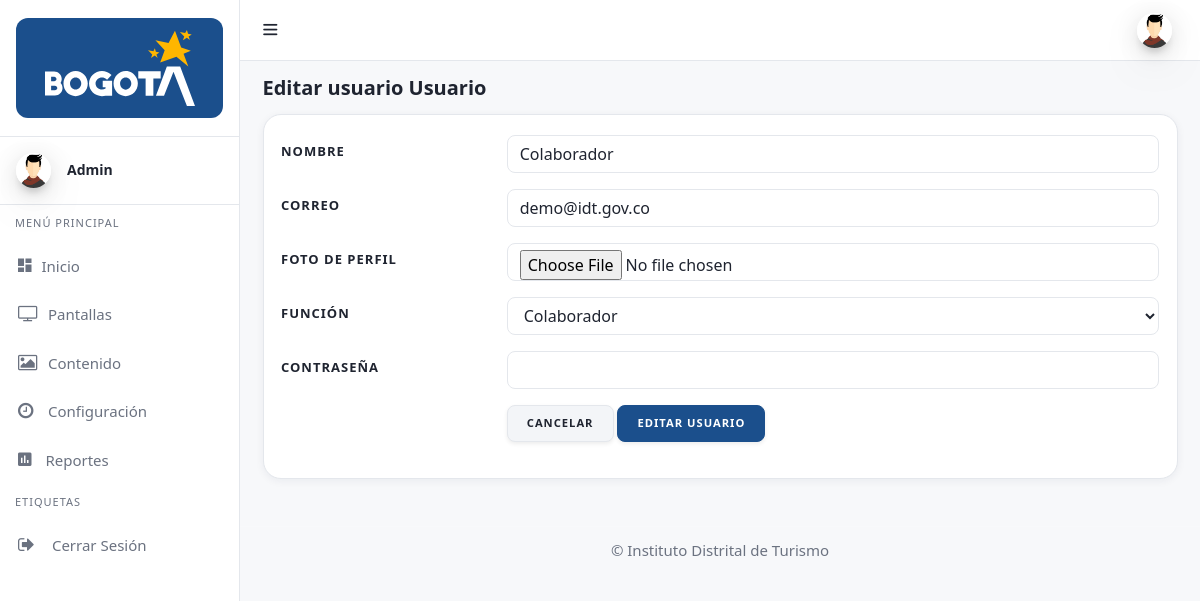
The page /admin/editar_usuario.php?id=9 (signed in) on the database its author committed.
### tables this page shows
CREATE TABLE `usuarios` (
  `ID` int(11) NOT NULL,
  `Nombre` varchar(80) NOT NULL,
  `Correo` varchar(80) NOT NULL,
  `Foto_Usuario` varchar(80) NOT NULL,
  `Funcion` int(11) NOT NULL,
  `Password` varchar(50) NOT NULL
);

CREATE TABLE `funciones_usuario` (
  `ID` int(11) NOT NULL,
  `Funcion` varchar(80) NOT NULL
);

### admin/editar_usuario.php (the view, shortened to what this page needs)
<?php
include 'assets/php/Conexion_DB.php';
$id = $_SESSION['id_Correo'];
$sql = "SELECT usuarios.ID, usuarios.Nombre, usuarios.Correo, usuarios.Foto_Usuario, funciones_usuario.Funcion FROM usuarios INNER JOIN funciones_usuario ON usuarios.Funcion = funciones_usuario.ID WHERE usuarios.ID = '$id' ";
$resultado = mysqli_query($conexion, $sql);
$datos = mysqli_fetch_array($resultado);
$name_user = $datos['Nombre'];
$mail_user = $datos['Correo'];
$foto_user = $datos['Foto_Usuario'];
$funcion_user = $datos['Funcion'];
$edit_id = $_GET['id'];
$consulta_users = "SELECT usuarios.ID, usuarios.Nombre, usuarios.Correo, usuarios.Foto_Usuario, funciones_usuario.Funcion FROM usuarios INNER JOIN funciones_usuario ON usuarios.Funcion = funciones_usuario.ID WHERE usuarios.ID = '$edit_id'";
$fila = mysqli_query($conexion, $consulta_users);
?>
<!DOCTYPE html>
<html lang="es">
<head>
  <link href="assets/plugins/simplebar/css/simplebar.css" rel="stylesheet"/>
  <link href="assets/css/bootstrap.min.css" rel="stylesheet"/>
  <link href="assets/css/animate.css" rel="stylesheet" type="text/css"/>
  <link href="assets/css/icons.css" rel="stylesheet" type="text/css"/>
  <link href="assets/css/sidebar-menu.css" rel="stylesheet"/>
  <link href="assets/css/app-style.css" rel="stylesheet"/>
</head>
<body class="bg-theme bg-theme2">
 <div id="wrapper">
	 <?php include 'assets/php/menu_lateral.php' ?>
	 <?php include 'assets/php/menu_superior.php' ?>
  <div class="content-wrapper">
    <div class="container-fluid">
	<div class="row pt-2 pb-2">
        <div class="col-sm-9">
			<h4 class="page-title">Editar usuario Usuario</h4>
	   </div>
     </div>
	<div class="row">
		<div class="col-lg-12">
        	<div class="card">
            	<div class="card-body">
					<form action="<?php echo $_SERVER['PHP_SELF']; ?>" method="POST" enctype="multipart/form-data" >
						<?php
						foreach ($fila as $edit_user){
						?>
                        <div class="form-group row">
                            <label class="col-lg-3 col-form-label form-control-label">Nombre</label>
                            <div class="col-lg-9">
                                <input class="form-control" type="text" maxlength="50" name="Nombre" value="<?php echo $edit_user['Nombre'] ?>" required>
                            </div>
                        </div>
                        <div class="form-group row">
                            <label class="col-lg-3 col-form-label form-control-label">Correo</label>
                            <div class="col-lg-9">
                                <input class="form-control" type="email" name="Correo" value="<?php echo $edit_user['Correo'] ?>" required>
                            </div>
                        </div>
                        <div class="form-group row">
                            <label class="col-lg-3 col-form-label form-control-label">Foto de perfil</label>
                            <div class="col-lg-9">
                                <input class="form-control" type="file" name="foto_usuario" size="150" maxlength="150" accept="image/*" >
                            </div>
                        </div>
						<div class="form-group row">
							<label for="basic-select" class="col-sm-3 col-form-label">Función</label>
							<div class="col-sm-9">
								<select class="form-control" id="default-select" name="funcion" required>
									<?php
									if($edit_user['Funcion'] == 'Colaborador'){
										echo '
											<option value="1">Administrador</option>
							 				<option value="2" selected>Colaborador</option>
										';
									}
									?>
								</select>
							</div>
						</div>
                        <div class="form-group row">
                            <label class="col-lg-3 col-form-label form-control-label">Contraseña</label>
                            <div class="col-lg-9">
                                <input class="form-control" name="Contrasena" type="password" required>
                            </div>
                        </div>
                        <div class="form-group row">
                            <label class="col-lg-3 col-form-label form-control-label"></label>
                            <div class="col-lg-9">
								<a href="usuarios.php" class="btn btn-secondary">Cancelar</a>
                                <input type="submit" name="edit_user" class="btn btn-primary" value="Editar Usuario">
                            </div>
                        </div>
						<?php
						}
						?>
                    </form>
			  	</div>
			</div>
		</div>
	</div>
    </div>
   </div>
	<footer class="footer">
      <div class="container">
        <div class="text-center">
           © Instituto Distrital de Turismo
        </div>
      </div>
    </footer>
  </div>
</body>
</html>

### admin/assets/php/menu_lateral.php (shortened to what this page needs)
<?php
function idt_avatar($foto, $correo, $class = '', $variant = 'circle') {
	$foto = trim((string) $foto);
	if ($foto !== '' && file_exists(__DIR__ . '/../../' . $foto)) {
		return '<img class="' . htmlspecialchars($class) . '" src="' . htmlspecialchars($foto) . '" alt="Foto de perfil">';
	}
	$inicial = strtoupper(substr(trim((string) $correo), 0, 1));
	$variantClass = $variant === 'block' ? 'avatar-initial-block' : 'avatar-initial';
	return '<span class="' . $variantClass . ' ' . htmlspecialchars($class) . '">' . htmlspecialchars($inicial) . '</span>';
}
?>
<div id="sidebar-wrapper" data-simplebar="" data-simplebar-auto-hide="true">
	<div class="brand-logo">
      <a href="index.php" class="brand-logo-link">
       <span class="brand-plate">
         <img src="assets/images/logo-bogota.svg" class="brand-logo-svg" alt="Bogotá">
       </span>
     </a>
   </div>
   <div class="user-details">
	  <div class="media align-items-center user-pointer collapsed" data-toggle="collapse" data-target="#user-dropdown">
	    <div class="avatar">
			<?php echo idt_avatar($foto_user, $mail_user, 'mr-3 side-user-img'); ?>
		  </div>
	     <div class="media-body">
	     <h6 class="side-user-name"><?php echo $name_user; ?></h6>
	    </div>
       </div>
     </div>
      <ul class="sidebar-menu do-nicescrol">
      <li class="sidebar-header">MENÚ PRINCIPAL</li>
      <li>
        <a href="inicio.php" class="waves-effect">
          <i class="zmdi zmdi-view-dashboard"></i><span>Inicio</span>
        </a>
      </li>
	  <li>
        <a href="modulos.php" class="waves-effect">
          <i class="fa fa-tv"></i><span>Pantallas</span>
        </a>
      </li>
	  <li>
        <a href="contenido.php" class="waves-effect">
          <i class="fa fa-picture-o"></i><span>Contenido</span>
        </a>
      </li>
	  <li>
        <a href="configuracion.php" class="waves-effect">
          <i class="fa fa-clock-o"></i><span>Configuración</span>
        </a>
      </li>
	<?php
		if($funcion_user == 'Administrador'){
			echo '
	<li>
        <a href="reporte_pantallas.php" class="waves-effect">
          <i class="zmdi zmdi-chart"></i> <span>Reportes</span>
        </a>
      </li>
			';
		}
	?>
      <li class="sidebar-header">ETIQUETAS</li>
      <li>
		  <a href="assets/php/logout.php" class="waves-effect"><i class="fa fa-sign-out"></i>
		  <span>Cerrar Sesión</span></a>
	   </li>
    </ul>
   </div>

### admin/assets/css/sidebar-menu.css (style rules this page uses)
.sidebar-menu { list-style: none; margin: 0; padding: 0; background-color: transparent; }
.sidebar-menu>li { position: relative; margin: 0; padding: 0; }
.sidebar-menu>li>a { padding: 13px 5px 13px 15px; display: block; border-left: 3px solid transparent; color: rgba(255, 255, 255, 0.65); font-size: 15px; }
.sidebar-menu>li>a>.fa { width: 20px; }
.sidebar-menu li.sidebar-header { padding: 10px 25px 10px 15px; font-size: 12px; color: rgba(255, 255, 255, 0.5); }
.sidebar-menu a { color: #b8c7ce; text-decoration: none; }

### rows shown on the page
usuarios: Foto_Usuario (picture), Nombre "Admin"
usuarios: Nombre "Colaborador", Correo "demo@idt.gov.co", funcion "Colaborador"
